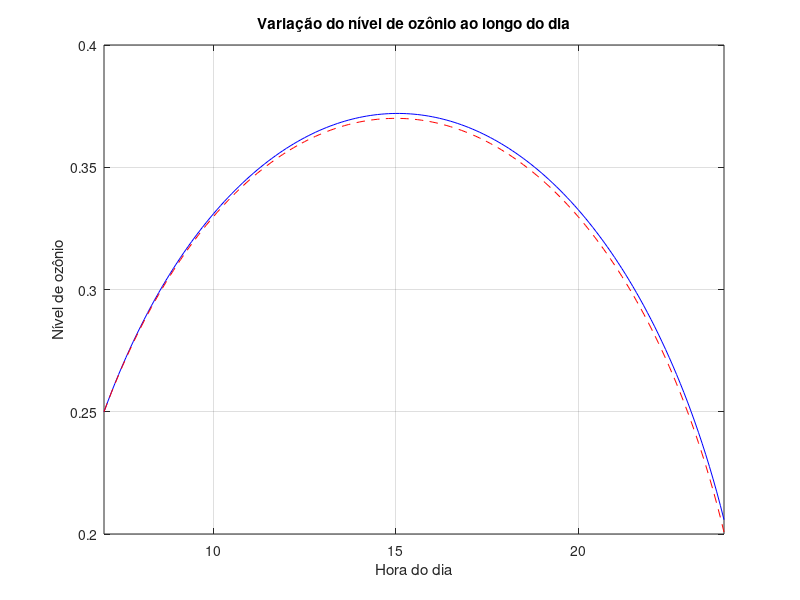

Reproduce this figure in MATLAB.
h = 0.1;
t_horas = 0:h:17;
Q = zeros(size(t_horas));
Q(1) = 0.25;

for i = 1:(length(t_horas)-1)
    dQdt = (0.24 - 0.03*t_horas(i)) / sqrt(36 + 16*t_horas(i) - t_horas(i)^2);
    Q(i+1) = Q(i) + h * dQdt;
end

c = 0.07;
Q_exato = 0.03 * sqrt(36 + 16*t_horas - t_horas.^2) + c;

hora_real = 7 + t_horas;

figure;
plot(hora_real, Q, 'b-', 'DisplayName', 'Solução Numérica');
hold on;

plot(hora_real, Q_exato, 'r--', 'DisplayName', 'Solução Exata');

xlabel('Hora do dia');
ylabel('Nível de ozônio');
title('Variação do nível de ozônio ao longo do dia');
xlim([7 24]);
grid on
